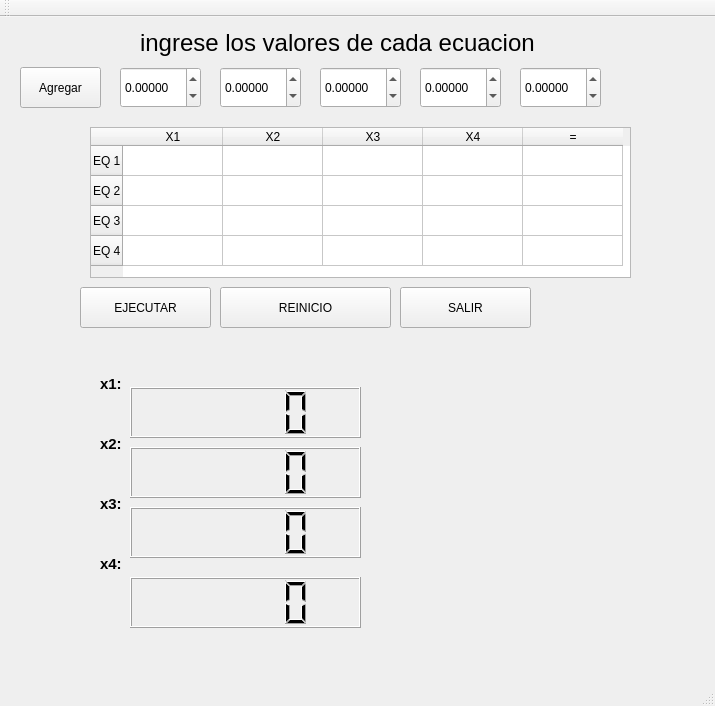
<?xml version="1.0" encoding="UTF-8"?>
<ui version="4.0">
 <class>gauss</class>
 <widget class="QMainWindow" name="gauss">
  <property name="geometry">
   <rect>
    <x>0</x>
    <y>0</y>
    <width>715</width>
    <height>706</height>
   </rect>
  </property>
  <property name="windowTitle">
   <string>gauss</string>
  </property>
  <widget class="QWidget" name="centralWidget">
   <widget class="QTableWidget" name="matrix">
    <property name="geometry">
     <rect>
      <x>90</x>
      <y>110</y>
      <width>541</width>
      <height>151</height>
     </rect>
    </property>
    <row>
     <property name="text">
      <string>EQ 1</string>
     </property>
    </row>
    <row>
     <property name="text">
      <string>EQ 2</string>
     </property>
    </row>
    <row>
     <property name="text">
      <string>EQ 3</string>
     </property>
    </row>
    <row>
     <property name="text">
      <string>EQ 4</string>
     </property>
    </row>
    <column>
     <property name="text">
      <string>X1</string>
     </property>
    </column>
    <column>
     <property name="text">
      <string>X2</string>
     </property>
    </column>
    <column>
     <property name="text">
      <string>X3</string>
     </property>
    </column>
    <column>
     <property name="text">
      <string>X4</string>
     </property>
    </column>
    <column>
     <property name="text">
      <string>=</string>
     </property>
    </column>
   </widget>
   <widget class="QPushButton" name="iniciar">
    <property name="geometry">
     <rect>
      <x>80</x>
      <y>270</y>
      <width>131</width>
      <height>41</height>
     </rect>
    </property>
    <property name="font">
     <font>
      <pointsize>9</pointsize>
     </font>
    </property>
    <property name="text">
     <string>EJECUTAR</string>
    </property>
   </widget>
   <widget class="QPushButton" name="limpiar">
    <property name="geometry">
     <rect>
      <x>220</x>
      <y>270</y>
      <width>171</width>
      <height>41</height>
     </rect>
    </property>
    <property name="text">
     <string>REINICIO</string>
    </property>
   </widget>
   <widget class="QPushButton" name="pushButton_3">
    <property name="geometry">
     <rect>
      <x>400</x>
      <y>270</y>
      <width>131</width>
      <height>41</height>
     </rect>
    </property>
    <property name="text">
     <string>SALIR</string>
    </property>
   </widget>
   <widget class="QLabel" name="label">
    <property name="geometry">
     <rect>
      <x>100</x>
      <y>360</y>
      <width>47</width>
      <height>13</height>
     </rect>
    </property>
    <property name="font">
     <font>
      <pointsize>11</pointsize>
      <weight>75</weight>
      <bold>true</bold>
     </font>
    </property>
    <property name="text">
     <string>x1:</string>
    </property>
   </widget>
   <widget class="QLabel" name="label_4">
    <property name="geometry">
     <rect>
      <x>100</x>
      <y>420</y>
      <width>47</width>
      <height>13</height>
     </rect>
    </property>
    <property name="font">
     <font>
      <pointsize>11</pointsize>
      <weight>75</weight>
      <bold>true</bold>
     </font>
    </property>
    <property name="text">
     <string>x2:</string>
    </property>
   </widget>
   <widget class="QLabel" name="label_5">
    <property name="geometry">
     <rect>
      <x>100</x>
      <y>480</y>
      <width>47</width>
      <height>13</height>
     </rect>
    </property>
    <property name="font">
     <font>
      <pointsize>11</pointsize>
      <weight>75</weight>
      <bold>true</bold>
     </font>
    </property>
    <property name="text">
     <string>x3:</string>
    </property>
   </widget>
   <widget class="QLCDNumber" name="valor1">
    <property name="geometry">
     <rect>
      <x>130</x>
      <y>370</y>
      <width>231</width>
      <height>51</height>
     </rect>
    </property>
   </widget>
   <widget class="QLCDNumber" name="valor2">
    <property name="geometry">
     <rect>
      <x>130</x>
      <y>430</y>
      <width>231</width>
      <height>51</height>
     </rect>
    </property>
   </widget>
   <widget class="QLCDNumber" name="valor3">
    <property name="geometry">
     <rect>
      <x>130</x>
      <y>490</y>
      <width>231</width>
      <height>51</height>
     </rect>
    </property>
   </widget>
   <widget class="QLabel" name="label_6">
    <property name="geometry">
     <rect>
      <x>100</x>
      <y>540</y>
      <width>47</width>
      <height>13</height>
     </rect>
    </property>
    <property name="font">
     <font>
      <pointsize>11</pointsize>
      <weight>75</weight>
      <bold>true</bold>
     </font>
    </property>
    <property name="text">
     <string>x4:</string>
    </property>
   </widget>
   <widget class="QLCDNumber" name="valor4">
    <property name="geometry">
     <rect>
      <x>130</x>
      <y>560</y>
      <width>231</width>
      <height>51</height>
     </rect>
    </property>
   </widget>
   <widget class="QDoubleSpinBox" name="valorx1">
    <property name="geometry">
     <rect>
      <x>120</x>
      <y>50</y>
      <width>81</width>
      <height>41</height>
     </rect>
    </property>
    <property name="decimals">
     <number>5</number>
    </property>
    <property name="minimum">
     <double>-99.000000000000000</double>
    </property>
   </widget>
   <widget class="QDoubleSpinBox" name="valorx2">
    <property name="geometry">
     <rect>
      <x>220</x>
      <y>50</y>
      <width>81</width>
      <height>41</height>
     </rect>
    </property>
    <property name="decimals">
     <number>5</number>
    </property>
    <property name="minimum">
     <double>-99.000000000000000</double>
    </property>
   </widget>
   <widget class="QDoubleSpinBox" name="valorindep">
    <property name="geometry">
     <rect>
      <x>520</x>
      <y>50</y>
      <width>81</width>
      <height>41</height>
     </rect>
    </property>
    <property name="decimals">
     <number>5</number>
    </property>
    <property name="minimum">
     <double>-99.000000000000000</double>
    </property>
   </widget>
   <widget class="QDoubleSpinBox" name="valorx4">
    <property name="geometry">
     <rect>
      <x>420</x>
      <y>50</y>
      <width>81</width>
      <height>41</height>
     </rect>
    </property>
    <property name="decimals">
     <number>5</number>
    </property>
    <property name="minimum">
     <double>-99.000000000000000</double>
    </property>
   </widget>
   <widget class="QDoubleSpinBox" name="valorx3">
    <property name="geometry">
     <rect>
      <x>320</x>
      <y>50</y>
      <width>81</width>
      <height>41</height>
     </rect>
    </property>
    <property name="decimals">
     <number>5</number>
    </property>
    <property name="minimum">
     <double>-99.000000000000000</double>
    </property>
   </widget>
   <widget class="QPushButton" name="agrega">
    <property name="geometry">
     <rect>
      <x>20</x>
      <y>50</y>
      <width>81</width>
      <height>41</height>
     </rect>
    </property>
    <property name="text">
     <string>Agregar</string>
    </property>
   </widget>
   <widget class="QLabel" name="label_2">
    <property name="geometry">
     <rect>
      <x>140</x>
      <y>10</y>
      <width>401</width>
      <height>31</height>
     </rect>
    </property>
    <property name="font">
     <font>
      <pointsize>18</pointsize>
     </font>
    </property>
    <property name="text">
     <string>ingrese los valores de cada ecuacion</string>
    </property>
   </widget>
  </widget>
  <widget class="QMenuBar" name="menuBar">
   <property name="geometry">
    <rect>
     <x>0</x>
     <y>0</y>
     <width>715</width>
     <height>21</height>
    </rect>
   </property>
  </widget>
  <widget class="QToolBar" name="mainToolBar">
   <attribute name="toolBarArea">
    <enum>TopToolBarArea</enum>
   </attribute>
   <attribute name="toolBarBreak">
    <bool>false</bool>
   </attribute>
  </widget>
  <widget class="QStatusBar" name="statusBar"/>
 </widget>
 <layoutdefault spacing="6" margin="11"/>
 <resources/>
 <connections>
  <connection>
   <sender>pushButton_3</sender>
   <signal>clicked()</signal>
   <receiver>gauss</receiver>
   <slot>close()</slot>
   <hints>
    <hint type="sourcelabel">
     <x>336</x>
     <y>264</y>
    </hint>
    <hint type="destinationlabel">
     <x>420</x>
     <y>261</y>
    </hint>
   </hints>
  </connection>
 </connections>
</ui>
